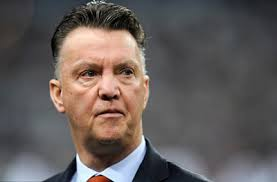
%> input picture Midterm_Exam/Louis van Gaal2.jpg, 277 x 182 px
$ octave --eval "exam_Question_9;"   (GNU Octave 9; MATLAB toolbox functions it lacks are replaced by stand-ins)
%> lines starting %> are read from the running program, lines starting %| are printed output that depends on the picture
%> in exam_Question_9, image is the input picture: size 182x277x3 uint8; mean R, G, B 100.1, 92.8, 90.9
### Midterm_Exam/Myrgb2ycbcr.m
function [out,Ycr] = Myrgb2ycbcr(in)
Irgb = im2double(in);
R = Irgb(:,:,1);
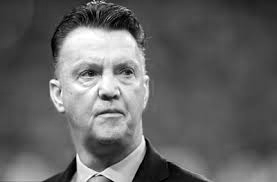
%> R: size 182x277 double; min 0, max 1, mean 0.393
G = Irgb(:,:,2);
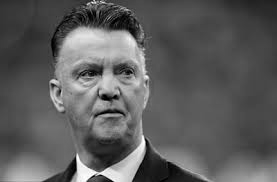
%> G: size 182x277 double; min 0, max 1, mean 0.364
B = Irgb(:,:,3);
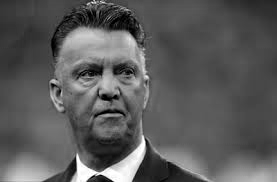
%> B: size 182x277 double; min 0, max 1, mean 0.356
% RGB in [0,1] to Ycbcr in [0, 255]
Y = 0.299*R + 0.587*G + 0.114*B;
Ycb = (B-Y)*0.564 + 0.5;
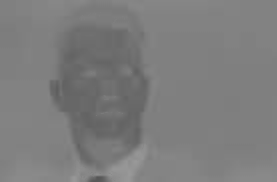
%> Ycb: size 182x277 double; min 0.339, max 0.602, mean 0.491
Ycr = (R-Y)*0.713 + 0.5;
imshow(Ycr);figure;
for i=1:size(Ycb,1)
    for j=1:size(Ycb,2)
        if Ycr(i,j)<0.55
            Ycr(i,j) = 0;
        end
    end
end
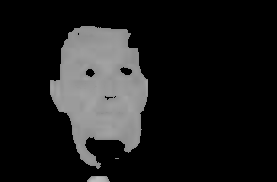
%> Ycr: size 182x277 double; min 0, max 0.747, mean 0.109
out = im2uint8(cat(3,Y,Ycb,Ycr));
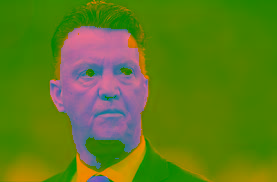
%> out: size 182x277x3 uint8; mean R, G, B 94.8, 125.4, 27.9
Ycr = Ycr;

end

### Midterm_Exam/exam_Question_9.m
function exam_Question_9()

 image = imread('Louis van Gaal2.jpg');
 [yCbCr_image,Ycr] = Myrgb2ycbcr(image);
 output_image = image;
%   Ycr = round(Ycr .*255)
%   [y x] = find( > 120);
%    x
% %thresholding
    for i=1:size(image,1)
        for j=1:size(image,2)
            if Ycr(i,j)~=0
                output_image(i,j,:) = image(i,j,:);
            else
                output_image(i,j,:) = 0;
            end
        end
    end
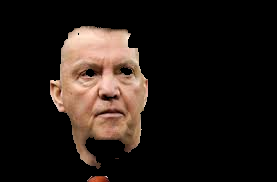
%> output_image: size 182x277x3 uint8; mean R, G, B 33.7, 25.4, 20.9
%
imshow(output_image);


end
